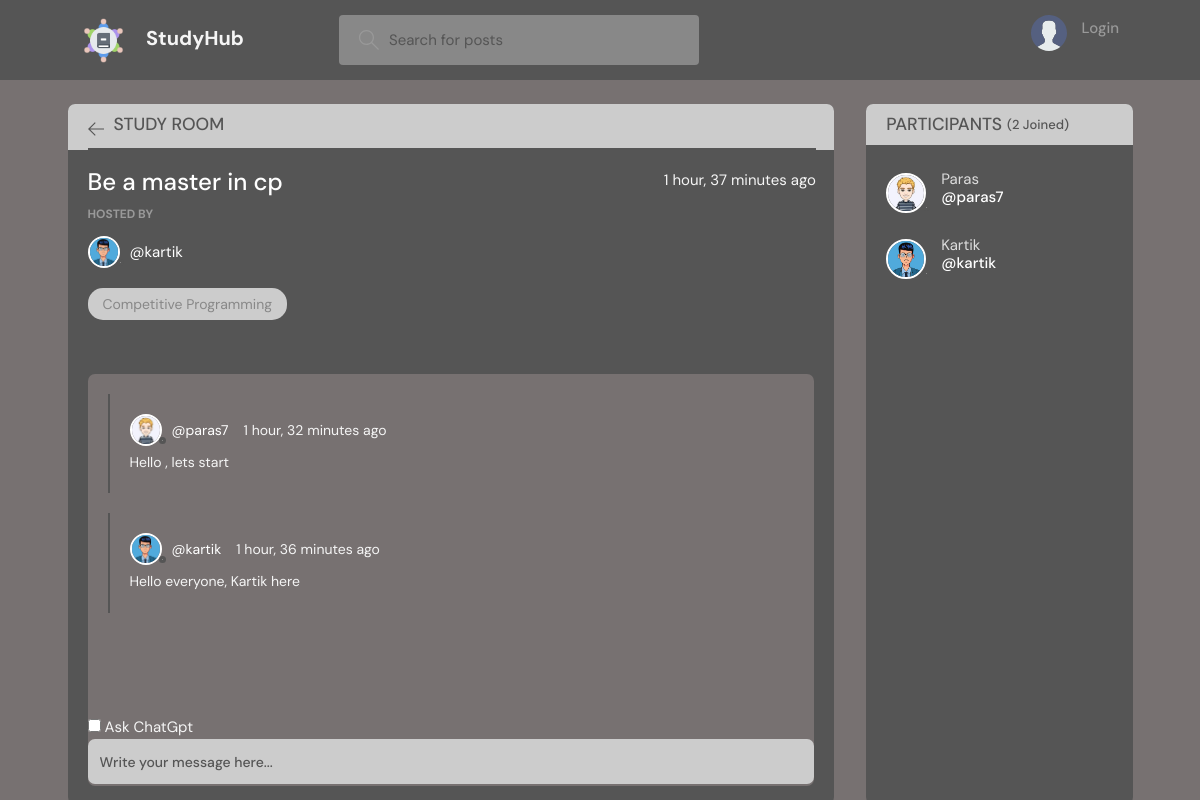
Page /room/6/ on the committed database.
### base/models.py (models this page shows, shortened)
class Room(models.Model):
    host = models.ForeignKey(User, on_delete=models.SET_NULL, null=True)
    topic = models.ForeignKey(Topic, on_delete=models.SET_NULL, null=True)
    name = models.CharField(max_length=200)
    description = models.TextField(null=True, blank=True)
    participants = models.ManyToManyField(
        User, related_name='participants', blank=True)
    updated = models.DateTimeField(auto_now=True)
    created = models.DateTimeField(auto_now_add=True)
    class Meta:
        ordering = ['-updated', '-created']

class User(AbstractUser):
    name = models.CharField(max_length=200, null=True)
    email = models.EmailField(unique=True, null=True)
    bio = models.TextField(null=True)
    avatar = models.ImageField(null=True, default="avatar.svg")
    USERNAME_FIELD = 'email'
    REQUIRED_FIELDS = []

class Topic(models.Model):
    name = models.CharField(max_length=200)
    def __str__(self):
        return self.name

class Message(models.Model):
    user = models.ForeignKey(User, on_delete=models.CASCADE)
    room = models.ForeignKey(Room, on_delete=models.CASCADE)
    body = models.TextField()
    updated = models.DateTimeField(auto_now=True)
    created = models.DateTimeField(auto_now_add=True)
    class Meta:
        ordering = ['-updated', '-created']

### base/views.py (the view, shortened to what this page needs)
# urls.py: path('room/<str:pk>/', views.room, name="room"),
def room(request, pk):
    room = Room.objects.get(id=pk)
    room_messages = room.message_set.all()
    participants = room.participants.all()
    context = {'room': room, 'room_messages': room_messages,
               'participants': participants}
    return render(request, 'base/room.html', context)

### base/templates/base/room.html (shortened to what this page needs)
{% extends 'main.html' %}
{% block content %}
<main class="profile-page layout layout--2">
  <div class="container">
    <div class="room">
      <div class="room__top">
        <div class="room__topLeft">
          <a href="{% url 'home' %}">
            <svg version="1.1" xmlns="http://www.w3.org/2000/svg" width="32" height="32" viewBox="0 0 32 32">
              <title>arrow-left</title>
              <path
                d="M13.723 2.286l-13.723 13.714 13.719 13.714 1.616-1.611-10.96-10.96h27.625v-2.286h-27.625l10.965-10.965-1.616-1.607z">
              </path>
            </svg>
          </a>
          <h3>Study Room</h3>
        </div>
      </div>
      <div class="room__box scroll">
        <div class="room__header scroll">
          <div class="room__info">
            <h3>{{room.name}}</h3>
            <span>{{room.created|timesince}} ago</span>
          </div>
          <div class="room__hosted">
            <p>Hosted By</p>
            <a href="{% url 'user-profile' room.host.id %}" class="room__author">
              <div class="avatar avatar--small">
                <img src="{{room.host.avatar.url}}" />
              </div>
              <span>@{{room.host.username}}</span>
            </a>
          </div>
          <span class="room__topics">{{room.topic}}</span>
        </div>
        <div class="room__conversation">
          <div class="threads scroll">
            {% for message in room_messages %}
            <div class="thread">
              <div class="thread__top">
                <div class="thread__author">
                  <a href="{% url 'user-profile' message.user.id %}" class="thread__authorInfo">
                    <div class="avatar avatar--small">
                      <img src="{{message.user.avatar.url}}" />
                    </div>
                    <span>@{{message.user.username}}</span>
                  </a>
                  <span class="thread__date">{{message.created|timesince}} ago</span>
                </div>
              </div>
              <div class="thread__details">
                {{message.body}}
              </div>
            </div>
            {% endfor %}
          </div>
        </div>
      </div>
      <div class="room__message" id="messg_entry" >
        <span id="gptchk">
        <input onchange="toggle()" type="checkbox"  name="gptchk" id="toggle">
        <label for="gptchk"> Ask ChatGpt</label>
        </span>
        <form action="" method="POST" id="gpton">
          <input  name="body" placeholder="Write your message here..." />
        </form>
      </div>
    </div>
    <div class="participants">
      <h3 class="participants__top">Participants <span>({{participants.count}} Joined)</span></h3>
      <div class="participants__list scroll">
        {% for user in participants %}
        <a href="{%  url 'user-profile' user.id %}" class="participant">
          <div class="avatar avatar--medium">
            <img src="{{user.avatar.url}}" />
          </div>
          <p>
            {{user.name}}
            <span>@{{user.username}}</span>
          </p>
        </a>
        {% endfor %}
      </div>
    </div>
  </div>
</main>
{% endblock content %}

### rows in the picture
Room: name "Be a master in cp", created "1 hour, 37 minutes", host.avatar (picture), host.username "kartik", topic "Competitive Programming"
Message: user.avatar (picture), user.username "paras7", created "1 hour, 32 minutes", body "Hello , lets start"
Message: user.avatar (picture), user.username "kartik", created "1 hour, 36 minutes", body "Hello everyone, Kartik here"
User: avatar (picture), name "Paras", username "paras7"
User: avatar (picture), name "Kartik", username "kartik"

### other values in the picture
{{ participants.count }} "2"
